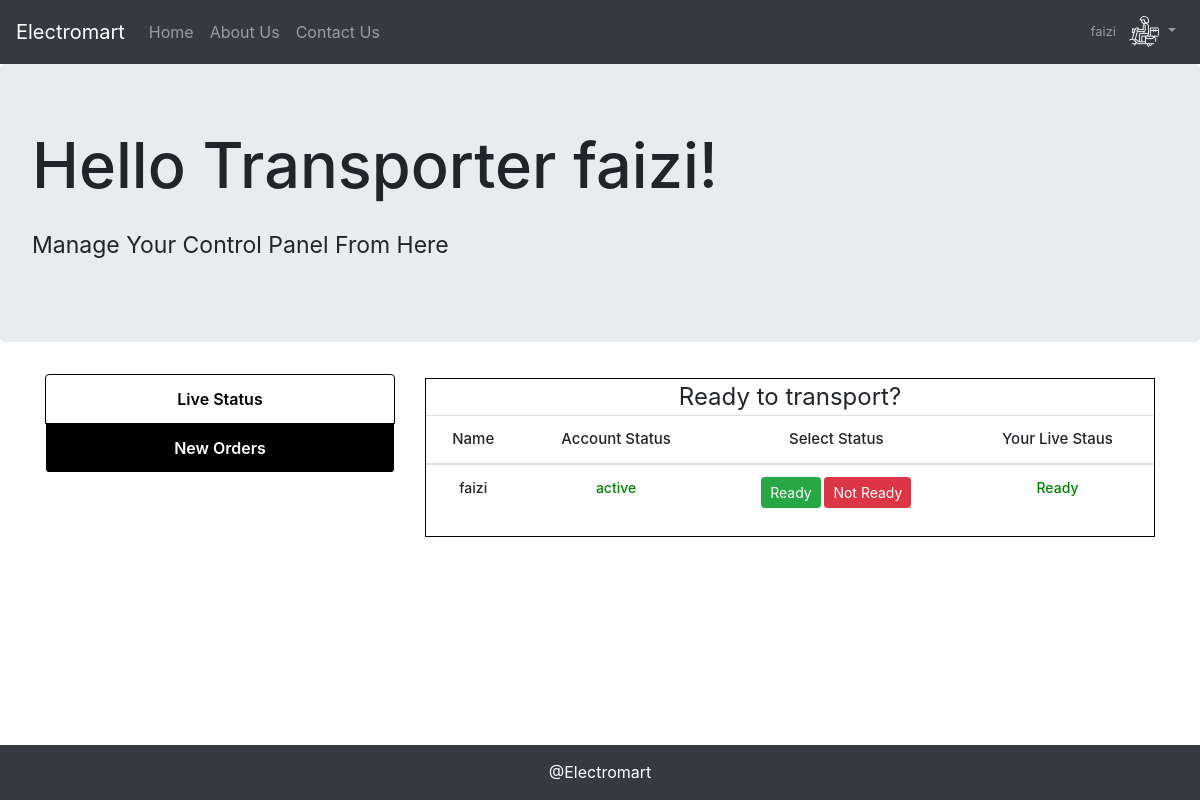
Page /dindex.php?login=success (signed in) on the committed database.
### tables this page shows
CREATE TABLE `delivperson` (
  `id` int(11) NOT NULL,
  `name` varchar(30) NOT NULL,
  `uname` varchar(30) NOT NULL,
  `email` varchar(45) NOT NULL,
  `contact` bigint(10) NOT NULL,
  `address` varchar(150) NOT NULL,
  `profile` varchar(200) NOT NULL,
  `pwd` varchar(45) NOT NULL,
  `status` varchar(3) NOT NULL,
  `dstatus` varchar(11) NOT NULL
);

### dindex.php (the view, shortened to what this page needs)
<?php
 include_once "inc/dbh.inc.php";
?>
<!DOCTYPE html>
<html>
<head>
  <link rel="stylesheet" type="text/css" href="css/bootstrap.min.css">
  <link rel="stylesheet" type="text/css" href="css/main.css">
</head>
<body>
    <nav class="navbar navbar-expand-lg navbar-dark bg-dark">
  <a class="navbar-brand" href="index.php">Electromart</a>
  <div class="collapse navbar-collapse" id="navbarSupportedContent">
    <ul class="navbar-nav mr-auto">
      <li class="nav-item">
        <a class="nav-link" href="index.php">Home</a>
      </li>
      <li class="nav-item">
        <a class="nav-link" href="aboutus.php">About Us</a>
      </li>
      <li class="nav-item">
        <a class="nav-link " href="#contact">Contact Us</a>
      </li>
    </ul>
    <ul class="navbar-nav ml-auto">
      <li class="nav-item dropdown no-arrow">
        <a class="nav-link dropdown-toggle" href="#" id="userDropdown" role="button" data-toggle="dropdown" aria-haspopup="true" aria-expanded="false">
          <span class="mr-2 d-none d-lg-inline text-gray-600 small">
            <?php echo $_SESSION['u_name']; ?>
          </span>
          <img class="img-profile rounded-circle" src="uploads/<?php echo $_SESSION['pic']; ?>" style="height: 2rem; width: 2rem;">
        </a>
      </li>
    </ul>
  </div>
</nav>
<div class="jumbotron">
	<h1 style="font-size: 63px;">Hello Transporter <?php echo $_SESSION['u_name']; ?>!</h1>
	<p class="pt-3" style="font-size: 23px;">Manage Your Control Panel From Here</p>
</div>
 <div class="container">
    <div class="row pb-5">
      <div class="col-md-4 ">
            <div class="mylist list-group">
              <a href="dindex.php" class="list-group-item active">Live Status</a>
              <a href="dneworders.php" class="list-group-item ">New Orders</a>
            </div>
      </div>
      <div class="col-md-8 pt-1 pb-3">
         <legend class="text-center" style="border:1px solid black; width: 100%; margin: 0 auto;">Ready to transport?
          <?php
           $dperson = $_SESSION['u_id'];
           $sql = "SELECT * FROM delivperson WHERE id='$dperson';";
           $result = mysqli_query($con, $sql);
           $resultcheck = mysqli_num_rows($result);
           if ($resultcheck > 0) {
          ?>
          <table class="table table-responsive-md mytbl text-center">
                <thead>
                <tr>
                <th>Name</th>
                <th>Account Status</th>
                <th>Select Status</th>
                <th>Your Live Staus</th>
                </tr>
                </thead>
                <tbody>
                <tr>
                <?php
                 while ($row = mysqli_fetch_assoc($result)) {
                  if ($row['status'] == 'yes') {
                    $new = 'active';
                    $active = 'green';
                  } else {
                    $new = 'suspended';
                    $active = 'red';
                  }
                  if ($row['dstatus'] == 'Ready') {
                    $dnew = 'Ready';
                    $dactive = 'green';
                  } else {
                    $dnew = 'Not Ready';
                    $dactive = 'red';
                  }
                ?>
                <td><?php echo $row['uname']; ?></td>
                <td><span style="color: <?php echo $active; ?>"><?php echo $new; ?></span></td>
                <td><a href="inc/dstatus.inc.php?id=<?php echo $dperson; ?>&status=Ready&currentstatus=<?php echo $row['status']; ?>&type=success" class="btn btn-success btn-sm">Ready</a> <a class="btn btn-danger btn-sm" href="inc/dstatus.inc.php?id=<?php echo $dperson; ?>&status=Not Ready&currentstatus=<?php echo $row['status']; ?>">Not Ready</a></td>
                <td><span style="color: <?php echo $dactive; ?>"><?php echo $dnew; ?></span></td>
                <?php
                 }
                ?>
                </tr>
                </tbody>
               </table>
          <?php
           }
          ?>
             </legend>
      </div>
    </div>
  </div>
<?php
 include "footer.php";
?>

### css/main.css (style rules this page uses)
html,body { height: 100%; width: 100%; }
.mylist a { text-align: center; text-decoration: none; background-color: black; color: white; border: 1px solid white; font-weight: 600; }
.list-group-item.active { background-color: white !important; color: black; border: 1px solid black; }
.mytbl th { font-size: 15px; font-weight: 500; margin: 0 auto; }
.mytbl td { font-size: 14px; font-weight: 500; }

### rows in the picture
delivperson: uname "faizi", status "active", dstatus "Ready"

### other values in the picture
$_SESSION['u_name'] "faizi"
